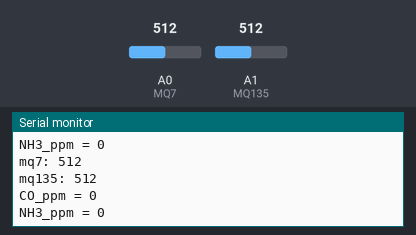
A sketch run on a simulated Arduino Uno, built with avr-gcc and run on an emulated ATmega328P. On the bench: the last lines printed to the serial monitor. Inputs (shaded band) come from the test bench; at power-on: A0 (MQ7) = 512, A1 (MQ135) = 512.

Above: at 1.2 s.
1.3 s: A0 (MQ7) set to 647
At 1.31 s:
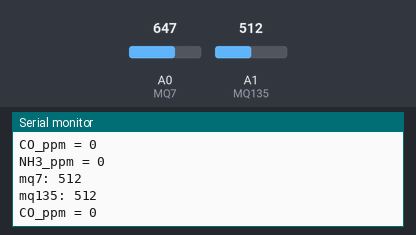
2.8 s: A0 (MQ7) set to 665
At 2.82 s:
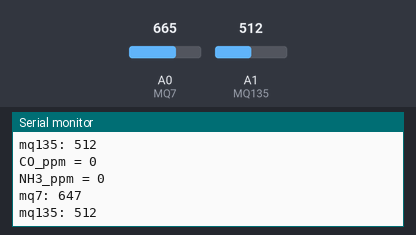
8.8 s: A1 (MQ135) set to 955
At 9.8 s:
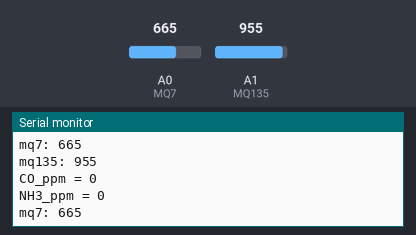
10.3 s: A1 (MQ135) set to 980
At 11.1 s:
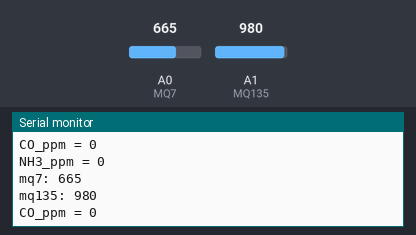
Timing chart, 0 to 12.8 s (numbered marks = the images above; inputs shaded):
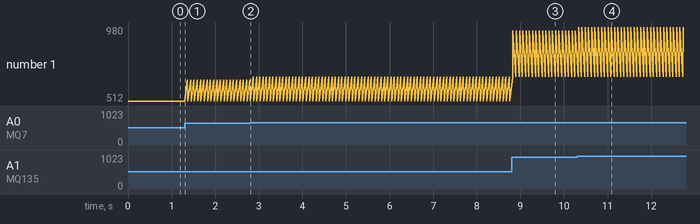

Measured:
- the behaviour switches between 655 and 656 on A0 (MQ7) (found by bisection; images 1 and 2)
- the behaviour switches between 968 and 969 on A1 (MQ135) (found by bisection; images 3 and 4)
- after the input at 8.8 s, the serial monitor: prints a new line at once (image 3)
- after the input at 10.3 s, the serial monitor: prints a new line at once (image 4)
- plotted number 1: 512 → 647 after the input at 1.3 s, 512 → 955 after the input at 8.8 s, 955 → 980 after the input at 10.3 s

The sketch:

Firmware.ino
```cpp
#include <SoftwareSerial.h>
#define MQ7 A0
#define MQ135 A1
#define solenoid 4
#define buzz 3
#define r2_mq7 705
//#define r0_mq7 2000
#define r0_mq7 4600
#define r2_mq135 690
#define r0_mq135 2600
#define b 0.42
#define m -0.263
#define NH3_lim 75
#define CO_lim 175
//#define oximeter

SoftwareSerial BTSerial(10,11);

void setup() {
  // put your setup code here, to run once:
  pinMode(MQ7 , INPUT);
  pinMode(MQ135 , INPUT);
  BTSerial.begin(9600);
  Serial.begin(9600);
}

void loop() {
  // put your main code here, to run repeatedly:
  int mq7;
  int mq135;
  mq7 = analogRead(MQ7);
  mq135 = analogRead(MQ135);
  Serial.print("mq7: ");
  Serial.println(mq7);
  Serial.print("mq135: ");
  Serial.println(mq135);
  for(int i=1 ; i<50 ; i++){
    mq7 += analogRead(MQ7);
    mq135 += analogRead(MQ135);
  }

  mq7 = mq7/50;
  mq135 = mq135/50;

  int CO_ppm = pow( (1538.46*r2_mq7*( (1023/mq7) - 1)/r0_mq7) , -1.709 );
  int NH3_ppm = pow( 10 , ( ( (log10(r2_mq135*(1023/mq135 - 1)/r0_mq135) - b ) )/ m) );

  Serial.print("CO_ppm = ");
  Serial.println(CO_ppm);
  Serial.print("NH3_ppm = ");
  Serial.println(NH3_ppm);

  if(NH3_ppm>=NH3_lim || CO_ppm>=CO_lim){
     BTSerial.write("ALERT");
     digitalWrite(buzz , HIGH);
     int x = CO_ppm;
     int y = NH3_ppm;

     while(x>=CO_lim || y>=NH3_lim){
       BTSerial.write("ALERT");
       digitalWrite(solenoid , HIGH);
       delay(100);
       digitalWrite(solenoid , LOW);
       x = pow( (1538.46*r2_mq7*( (1023/analogRead(MQ7)) - 1)/r0_mq7) , -1.709 );
       y = pow( 10 , ( ( (log10(r2_mq135*(1023/analogRead(MQ135) - 1)/r0_mq135) - b))/ m) );
     }
  }

  //BT transmission of data
  else{
    char arr1[7] = {'C' , 'O' , ':' , '0' , '0' , '0' , '\0'};
    char arr2[7] = {'N' , 'H' , ':' , '0' , '0' , '0' , '\0'};

    arr1[3] = (CO_ppm/100 + 48);
    arr1[4] = ((CO_ppm-((arr1[3]-48)*100))/10)+48;
    arr1[5] = (CO_ppm-((arr1[3]-48)*100)-((arr1[4]-48)*10))+48;

    arr2[3] = (NH3_ppm/100 + 48);
    arr2[4] = ((NH3_ppm-((arr2[3]-48)*100))/10)+48;
    arr2[5] = (NH3_ppm-((arr2[3]-48)*100)-((arr2[4]-48)*10))+48;

    BTSerial.println(arr1);
    delay(20);
    BTSerial.println(arr2);
    delay(20);
    BTSerial.println("SAFE");
  }
}
```
